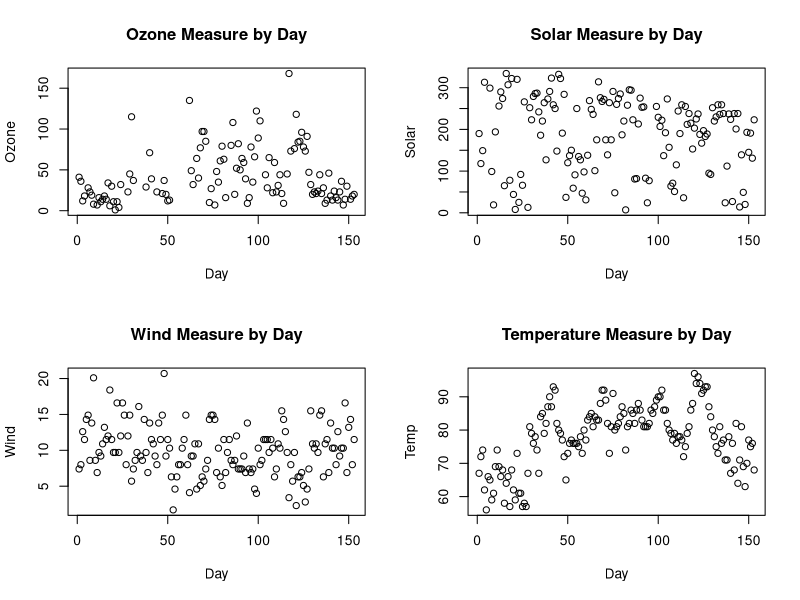
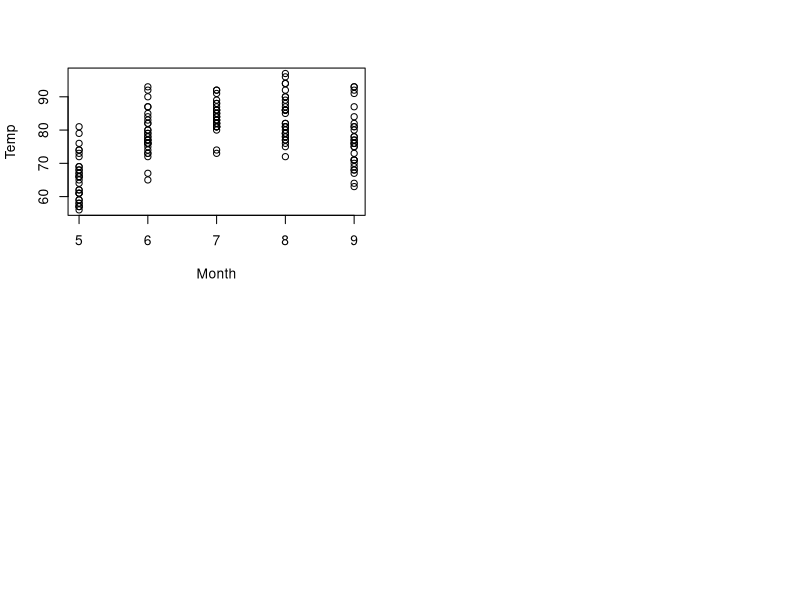

Write the R code that produced these figures, in order. (Note: this script raises an error after producing the figures.)
## ---- chunk 1
par(mfrow=c(2,2))
plot(airquality$Ozone ~ c(1:length(airquality[,1])), main="Ozone Measure by Day", xlab="Day", ylab="Ozone")
plot(airquality$Solar.R ~ c(1:length(airquality[,1])),main="Solar Measure by Day", xlab="Day", ylab="Solar")
plot(airquality$Wind ~ c(1:length(airquality[,1])), main="Wind Measure by Day", xlab="Day", ylab="Wind")
plot(airquality$Temp ~ c(1:length(airquality[,1])), main="Temperature Measure by Day", xlab="Day", ylab="Temp")
## ---- chunk 2
plot(airquality$Temp ~ airquality$Month, xlab="Month", ylab="Temp")
air$Month <- factor(air$Month, labels = c("May", "June", "July", "August", "September"))
plot(air$Temp ~ air$Month)
## ---- chunk 3
par(mfrow=c(2,2))
plot(airquality$Ozone ~ airquality$Solar.R, main="Ozone by Solar", xlab="Solar.R", ylab="Ozone")
abline(lm(airquality$Ozone ~ airquality$Solar.R))

plot(airquality$Ozone ~ airquality$Wind, main="Ozone by Wind", xlab="Wind", ylab="Ozone")
abline(lm(airquality$Ozone ~ airquality$Wind))

plot(airquality$Ozone ~ airquality$Temp, main="Ozone by Temperature", xlab="Temperature", ylab="Ozone")
abline(lm(airquality$Ozone ~ airquality$Temp))
## ---- chunk 4
par(mfrow=c(1,1))
n<-100
x <- seq(0,n, by=1)
y <- dbinom(x,n,.3)
plot(x,y,  main="Binomial Distribution")
plot(density(rnorm(10000, 30, 21)), main="Probability Density")
## ---- chunk 5

## ---- chunk 6

## ---- chunk 7

## ---- chunk 8
par(mfrow = c(1,2))
plot(CO2.can$uptake~CO2.can$conc, col = CO2.can$Plant, main = "Quebec", xlab = "CO2 Concentration", ylab = "CO2 Uptake")
plot(CO2.mis$uptake~CO2.mis$conc, col = CO2.mis$Plant, main = "Mississippi", xlab = "CO2 Concentration", ylab = "CO2 Uptake")
## ---- chunk 9

